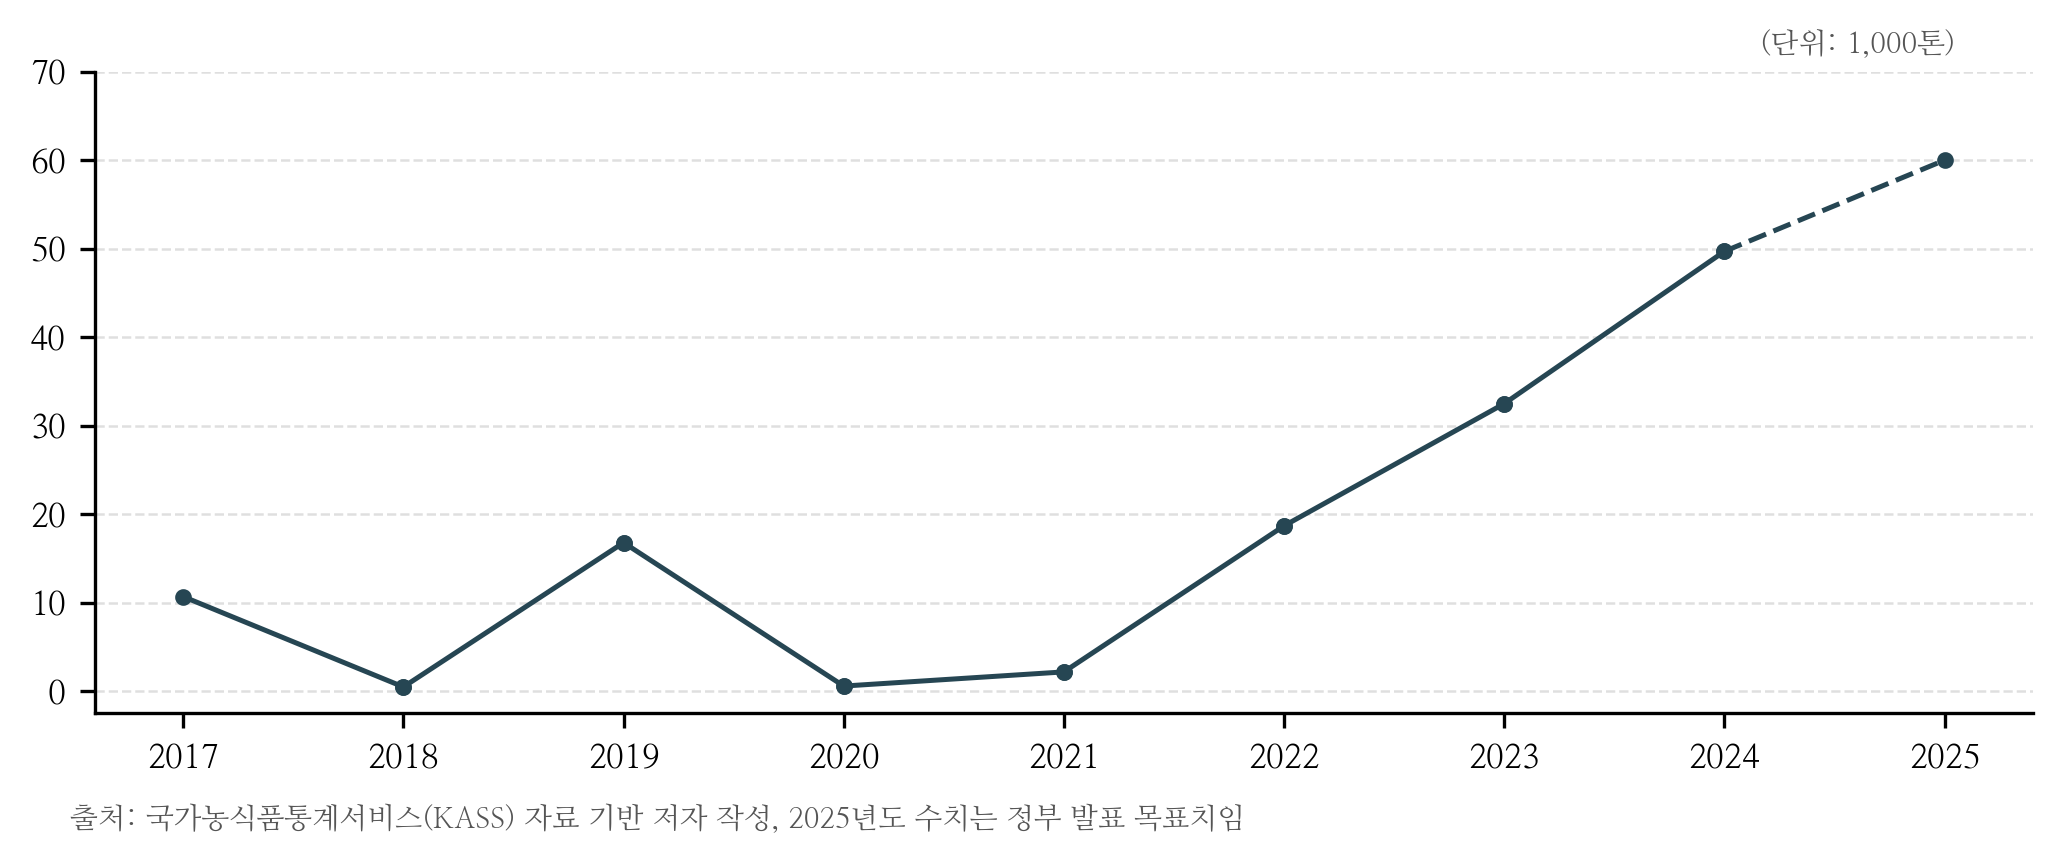

Source code (Python):
import matplotlib as mpl
import matplotlib.pyplot as plt
from matplotlib import font_manager
import numpy as np
import pandas as pd

### 폰트
font_path = "/usr/share/fonts/truetype/nanum/NanumMyeongjo.ttf"
font_manager.fontManager.addfont(font_path)
mpl.rc("font", family="NanumMyeongjo")
mpl.rcParams["axes.unicode_minus"] = False

### 디자인 일반
pt = 1 / 72
mpl.rcParams.update({
    "figure.figsize": (400 * pt, 200 * pt),
    "font.size": 9,
    "axes.titlesize": 11,
    "axes.labelsize": 9,
    "xtick.labelsize": 8,
    "ytick.labelsize": 8,
})

colors = ["#264653", "#2A9D8F", "#E9C46A", "#F4A261", "#E76F51"]

### 데이터 입력
csv_file = "/home/user/문서/workspace/python/graph/data/콩_비축량.csv"
df = pd.read_csv(csv_file, encoding="utf-8").convert_dtypes()

df["시점"] = pd.to_datetime(df["시점"], format="%Y")
x = df["시점"].values
idx = np.arange(len(x))
y = df["SUM(데이터)"].astype(float).values

### 그래프 작성 (구간별 linestyle)
fig, ax = plt.subplots()

for i in range(1, len(y)):
    seg = slice(i-1, i+1)
    linestyle = "--" if df["시점"].dt.year.iloc[i] == 2025 else "-"
    ax.plot(idx[seg], y[seg],
            marker="o", markersize=3,
            color=colors[0], linewidth=1.2,
            linestyle=linestyle)

### x축 텍스트
tick_idx = []
tick_labels = []

for i, date in enumerate(df["시점"]):
    if i == 0 or date.year != df["시점"][i - 1].year:
        tick_idx.append(i)
        tick_labels.append(date.strftime("%Y"))

ax.set_xticks(tick_idx)
ax.set_xticklabels(tick_labels)

### y축 텍스트
# 데이터가 10~60 수준이라 자동으로 설정되게 수정
y_min = 0
y_max = np.nanmax(y) * 1.15
step = 10
ax.set_yticks(np.arange(y_min, y_max + step, step))

ax.grid(axis="y", linestyle="--", linewidth=0.6, alpha=0.4)
ax.spines["top"].set_visible(False)
ax.spines["right"].set_visible(False)

### 출처
fig.text(
    0.35, 0,
    "출처: 국가농식품통계서비스(KASS) 자료 기반 저자 작성, 2025년도 수치는 정부 발표 목표치임",
    ha="center", va="top",
    fontsize=7, color="#555"
)

### 단위
fig.text(
    0.83, 0.93,
    "(단위: 1,000톤)",
    ha="center", va="top",
    fontsize=7, color="#555"
)


### 저장
pic_name = "콩_비축량"
save_path = f"/home/user/문서/workspace/python/graph/image"
sample_file = f"/home/user/문서/workspace/python/temp/chart.png"


# # sample
# mpl.use("Agg")
# fig.savefig(f"{sample_file}", dpi=300, bbox_inches="tight")
# plt.close(fig)


# # PNG 저장
# mpl.use("Agg")
# fig.savefig(f"{save_path}/{pic_name}.png", dpi=300, bbox_inches="tight")
# plt.close(fig)

# ----- OR -----

# PGF 저장
mpl.use("pgf")
fig.savefig(f"{save_path}/{pic_name}.pgf")
plt.close(fig)
